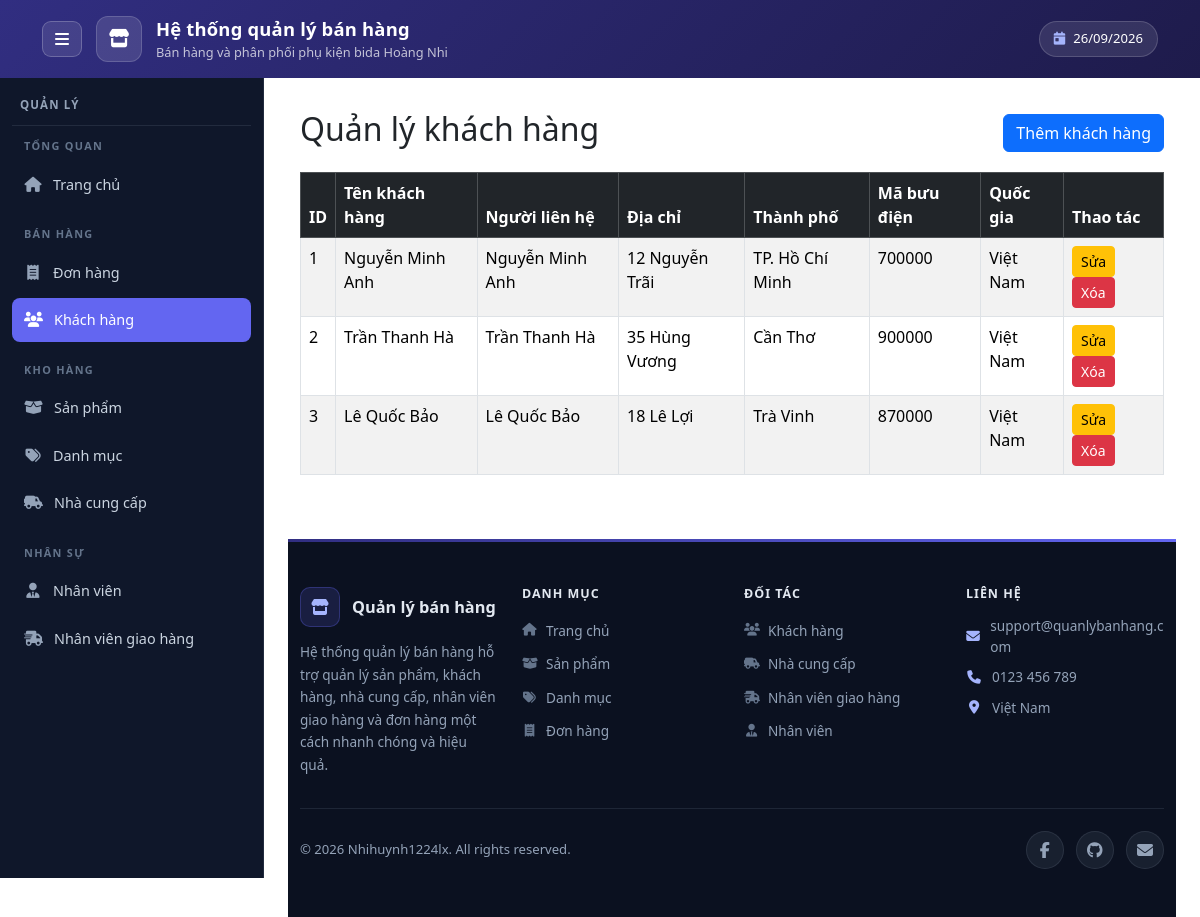
The app's page /admin/customers/index.php with its own data.
### tables this page shows
CREATE TABLE customers (
    CustomerID INT AUTO_INCREMENT PRIMARY KEY,
    CustomerName VARCHAR(100) NOT NULL,
    ContactName VARCHAR(100),
    Address VARCHAR(200),
    City VARCHAR(100),
    PostalCode VARCHAR(20),
    Country VARCHAR(100),
    Phone VARCHAR(20)
);

### public/admin/customers/index.php (the view, shortened to what this page needs)
<?php
require_once '/var/www/src/config/database.php';
$sql = "
    SELECT
        CustomerID,
        CustomerName,
        ContactName,
        Address,
        City,
        PostalCode,
        Country
    FROM customers
    ORDER BY CustomerID
";
$result = $conn->query($sql);
require_once '/var/www/src/includes/admin/header.php';
require_once '/var/www/src/includes/admin/navbar.php';
?>
<div class="container mt-4">
    <div class="d-flex justify-content-between align-items-center mb-3">
        <h2>Quản lý khách hàng</h2>
        <a href="/admin/customers/create.php" class="btn btn-primary">
            Thêm khách hàng
        </a>
    </div>
    <div class="table-responsive">
        <table class="table table-bordered table-striped">
            <thead class="table-dark">
                <tr>
                    <th>ID</th>
                 <th>Tên khách hàng</th>
                 <th>Người liên hệ</th>
                 <th>Địa chỉ</th>
                <th>Thành phố</th>
                <th>Mã bưu điện</th>
                <th>Quốc gia</th>
        <th>Thao tác</th>
                </tr>
            </thead>
            <tbody>
                <?php if ($result && $result->num_rows > 0): ?>
                    <?php while ($customer = $result->fetch_assoc()): ?>
                        <tr>
                            <td>
                                <?= htmlspecialchars($customer['CustomerID']) ?>
                            </td>
                            <td>
                                <?= htmlspecialchars($customer['CustomerName']) ?>
                            </td>
                            <td>
                                <?= htmlspecialchars($customer['ContactName'] ?? '') ?>
                            </td>
                            <td>
                                <?= htmlspecialchars($customer['Address'] ?? '') ?>
                            </td>
                            <td>
                                <?= htmlspecialchars($customer['City'] ?? '') ?>
                            </td>
                            <td>
                                <?= htmlspecialchars($customer['PostalCode'] ?? '') ?>
                            </td>
                            <td>
                                <?= htmlspecialchars($customer['Country'] ?? '') ?>
                            </td>
                            <td>
                                <a
                                    href="/admin/customers/edit.php?id=<?= $customer['CustomerID'] ?>"
                                    class="btn btn-sm btn-warning"
                                >
                                    Sửa
                                </a>
                                <form
                                    action="/admin/customers/delete.php"
                                    method="post"
                                    class="d-inline"
                                    onsubmit="return confirm('Bạn có chắc muốn xóa khách hàng này?');"
                                >
                                    <button
                                        type="submit"
                                        class="btn btn-sm btn-danger"
                                    >
                                        Xóa
                                    </button>
                                </form>
                            </td>
                        </tr>
                    <?php endwhile; ?>
                <?php endif; ?>
            </tbody>
        </table>
    </div>
</div>
<?php
require_once '/var/www/src/includes/admin/footer.php';

### public/assets/css/admin.css (style rules this page uses)
:root { --admin-header-from: #312E81; --admin-header-to: #1E1B4B; --admin-header-text: #FFFFFF; --admin-header-muted: rgba(255, 255, 255, 0.72); --admin-sidebar-w: 264px; --admin-sidebar-w-collapsed: 76px; --admin-nav-bg: #0F172A; --admin-nav-text: #CBD5E1; --admin-nav-icon: #94A3B8; --admin-nav-group: #64748B; --admin-nav-line: rgba(148, 163, 184, 0.14); --admin-nav-hover-bg: rgba(99, 102, 241, 0.20); --admin-nav-hover-text: #FFFFFF; --admin-nav-hover-icon: #A5B4FC; --admin-nav-active-bg: #6366F1; --admin-nav-active-text: #FFFFFF; --admin-footer-bg: #0B1120; --admin-footer-heading: #E2E8F0; --admin-footer-text: #94A3B8; --admin-footer-line: rgba(148, 163, 184, 0.14); --admin-accent: #6366F1; }

### records on screen
customers: CustomerID "1", CustomerName "Nguyễn Minh Anh", ContactName "Nguyễn Minh Anh", Address "12 Nguyễn Trãi", City "TP. Hồ Chí Minh", PostalCode "700000", Country "Việt Nam"
customers: CustomerID "2", CustomerName "Trần Thanh Hà", ContactName "Trần Thanh Hà", Address "35 Hùng Vương", City "Cần Thơ", PostalCode "900000", Country "Việt Nam"
customers: CustomerID "3", CustomerName "Lê Quốc Bảo", ContactName "Lê Quốc Bảo", Address "18 Lê Lợi", City "Trà Vinh", PostalCode "870000", Country "Việt Nam"

### other values on screen
$appName "Hệ thống quản lý bán hàng"
$appSubtitle "Bán hàng và phân phối phụ kiện bida Hoàng Nhi"
$group['title'] "TỔNG QUAN"
$item['label'] "Trang chủ"
$group['title'] "BÁN HÀNG"
$item['label'] "Đơn hàng"
$item['label'] "Khách hàng"
$group['title'] "KHO HÀNG"
$item['label'] "Sản phẩm"
$item['label'] "Danh mục"
$item['label'] "Nhà cung cấp"
$group['title'] "NHÂN SỰ"
$item['label'] "Nhân viên"
$item['label'] "Nhân viên giao hàng"
$column['title'] "DANH MỤC"
